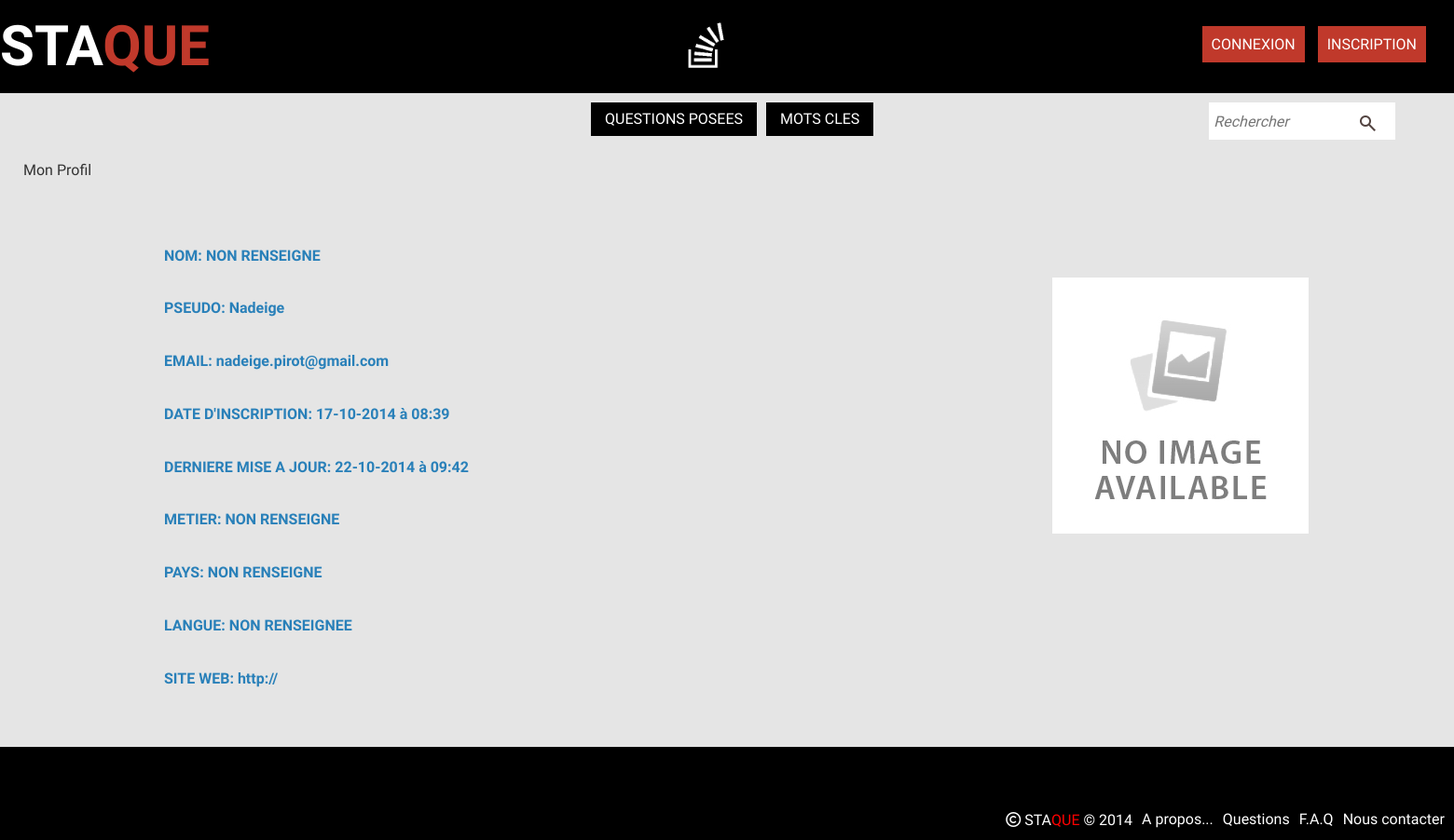
Before: /profile.php?id=18 with the older database file.
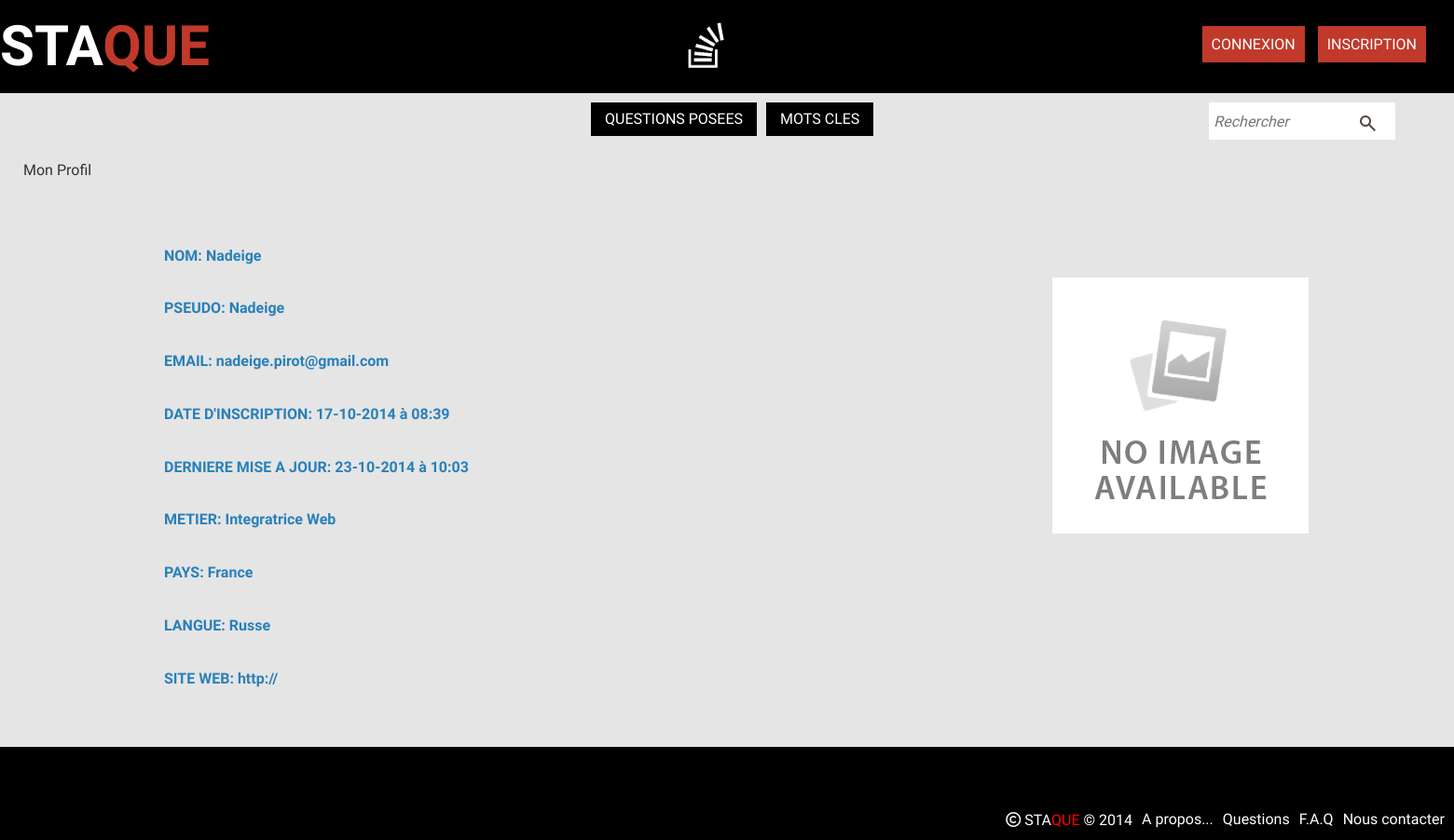
After: the same page with the newer database file.
### tables this page shows
CREATE TABLE IF NOT EXISTS `users` (
  `id` int(11) NOT NULL AUTO_INCREMENT,
  `name` varchar(255) NOT NULL,
  `avatar` varchar(255) DEFAULT NULL,
  `email` varchar(50) NOT NULL,
  `username` varchar(50) NOT NULL,
  `password` varchar(255) NOT NULL,
  `salt` varchar(50) NOT NULL,
  `token` varchar(50) NOT NULL,
  `dateRegistered` datetime NOT NULL,
  `dateModified` datetime NOT NULL,
  `job` varchar(255) NOT NULL,
  `country` varchar(255) NOT NULL,
  `language` varchar(255) NOT NULL,
  `externallink` varchar(255) DEFAULT NULL,
  `score` int(11) NOT NULL,
  PRIMARY KEY (`id`)
);

### inc/functions.php (called while the page is built, shortened)
<?php
	function userIsLogged(){
		return false;
	}
?>

### profile.php (the view, shortened to what this page needs)
<?php
$id=$_GET['id'];
include("db.php");
include("inc/functions.php");
include("inc/top.php");
$sql="SELECT *
	  FROM users
	  WHERE id= :id";
$stmt=$dbh->prepare($sql);
	$stmt ->bindValue(":id", $id);
	$stmt->execute();
	$users=$stmt->fetch();
?>
 <main class="mainContent">
		<div class="profilemenu">
 		<h1> Mon Profil </h1>
		<div class="info">
			<label for="nom"> NOM:
			<?php if($users['name']==""){
				echo $users['name']=" NON RENSEIGNE";
			}
			else echo $users['name'];
			?>
			</label></br>
 			<label for="pseudo"> PSEUDO:
 			<?php if($users['username']==""){
				echo $users['username']=" NON RENSEIGNE";
			}
			else echo $users['username'];
			?>
 			 </label></br>
 			<label for="email"> EMAIL:
 			<?php if($users['email']==""){
				echo $users['email']=" NON RENSEIGNE";
			}
			else echo $users['email'];
			?>
			</label></br>
			<label for="date">DATE D'INSCRIPTION:
			<?php echo date("d-m-Y à H:i",strtotime($users['dateRegistered']));?>
			</label></br>
			<label for="dateModified"> DERNIERE MISE A JOUR:
              <?php echo date("d-m-Y à H:i",strtotime($users['dateModified']));?>
			</label></br>
			<label for="country"> METIER:
              <?php if($users['job']==""){
				echo $users['job']=" NON RENSEIGNE";
			}
			else echo $users['job'];
			?>
			</label></br>
			<label for="Job"> PAYS:
              <?php if($users['country']==""){
				echo $users['country']=" NON RENSEIGNE";
			}
			else echo $users['country'];
			?>
			</label></br>
			<label for="language"> LANGUE:
              <?php if($users['language']==""){
				echo $users['language']="NON RENSEIGNEE ";
			}
			else echo $users['language'];
			?>
			</label></br>
			<label for="external link"> SITE WEB:
              <?php if($users['externallink']==""){
				echo "http://".$users['externallink']="";
			}
			else echo $users['externallink'];
			?>
			<div id="profile-image">
				<?php if(empty ($users['avatar'])){ ?>
					<img src="uploads/avatar/1.jpg"/><?php
				}
				else{
				 ?>
					<img src="uploads/avatar/<?php echo $users['avatar'];?>" height="250" width="200"/>
		<?php } ?>
 			 </div></br>
			</div>
 </main>
 <?php include("inc/bottom.php");

### inc/top.php (shortened to what this page needs)
<!DOCTYPE html>
<html lang="fr">
<head>
	<link rel="stylesheet" href="https://maxcdn.bootstrapcdn.com/bootstrap/3.2.0/css/bootstrap.min.css">
	<link href="//netdna.bootstrapcdn.com/twitter-bootstrap/2.3.2/css/bootstrap-combined.no-icons.min.css" rel="stylesheet">
	<link href="//netdna.bootstrapcdn.com/font-awesome/3.2.1/css/font-awesome.css" rel="stylesheet">
	<link href="//maxcdn.bootstrapcdn.com/font-awesome/4.2.0/css/font-awesome.min.css" rel="stylesheet">
	<link href="css/style2.css" type="text/css" rel="stylesheet" />
</head>
<body>
	<div id="wrapper">
		<nav id="head">
			<div id="connexion">
				<?php
					if (userIsLogged()){ ?>
					<div id="connect"> <?php echo "Bonjour ".'<span class="espace"></span>'.'<i class="fa fa-user"></i>'.'<span class="espace"></span>' .'<a class="log" href="profile.php?id='.$_SESSION['user']['id'].'">'.$_SESSION['user']['username'] . " !".'</a>'; ?>
					<i class="icon-signout"></i><a class="log" href="logout.php">DECONNEXION</a>
			</div>
				<?php 	}
				else {
				?>
					<a class="login" href="login.php">CONNEXION</a>
					<a class="signup" href="register.php">INSCRIPTION</a>
				<?php } ?>
			</div>
			<a href="index.php">
				<img id="logostaque"src="img/stackthree.png" height="100" width="100" id="logostack"/>
			</a>
			<h1><a href="index.php"> <span style="color">STA</span>QUE </a></h1>
		</nav>
		<div class="secondcontent">
					<a href="questions.php"><i class="icon-comment"></i>QUESTIONS POSEES</a>
					<a href="questions.php"><i class="icon-tags"></i>MOTS CLES</a>
				<form id="searchbar" method="GET" action="index.php">
					<input type="text" placeholder="Rechercher" name="recherche">
					<input type="submit" value="">
				</form>
		</div>

### inc/bottom.php (shortened to what this page needs)
<footer id="footer">
    <div class="links">
        <a href="#">Nous contacter</a>
        <a href="#"> F.A.Q </a>
        <a href="#"> Questions </a>
        <a href="#"> A propos... </a>
    </div>
    <h3>
    <a href="index.php"><i class="fa fa-copyright"></i> STA<span style="color:red">QUE</span> &copy; <?php echo date("Y"); ?> </a>
    </h3>
	<div class="socialicon">
    <a href="#"><i class="icon-twitter"></i></a>
    <a href="#"><i class="icon-facebook-sign"></i>
    <a href="#"> <i class="icon-google-plus"></i>
    </div>
	</div>
</body>
</html>

### css/style2.css (style rules this page uses)
html, body, div, span, applet, object, iframe, h1, h2, h3, h4, h5, h6, p, blockquote, pre, a, abbr, acronym, address, big, cite, code, del, dfn, em, img, ins, kbd, q, s, samp, small, strike, strong, sub, sup, tt, var, b, u, i, center, dl, dt, dd, ol, ul, li, fieldset, form, label, legend, table, caption, tbody, tfoot, thead, tr, th, td, article, aside, canvas, details, embed, figure, figcaption, footer, header, hgroup, menu, nav, output, ruby, section, summary, time, mark, audio, video { margin: 0; padding: 0; border: 0; font-size: 100%; font: inherit; vertical-align: baseline; }
article, aside, details, figcaption, figure, footer, header, hgroup, menu, nav, section { display: block; }
body { line-height: 1; }
body { font-family: 'Play', sans-serif; background-color:rgba(0,0,0,0.1); }
#head { background-color:#000; color:#fff; width: 100%; height: 100px; text-align: center; padding: 70px auto; margin: auto; }
#head a { color:#c0392b; }
#head h1 { display:inline-block; margin-top: 20px; font-weight: bold; float: left; font-size: 40px; }
h1 a { font-family: 'Play', sans-serif; font-size: 1.5em; text-decoration: none; color: #c0392b; float:left; }
span { color: #fff; font-size: 1em; }
#connexion { float:right; padding-top:40px; padding-right:20px; }
#connexion a { background-color: #c0392b; color: #fff; padding: 10px; text-decoration: none; margin-right: 10px; }
#footer { background-color: black; color:#fff; width: 100%; height:100px; }
#footer a { color:white; text-decoration: none; display:block; float:right; padding-right:10px; padding-top:70px; }
.socialicon { float:left; padding-top: 0px; padding-left: 600px; }
.secondcontent { height:50px; width:100%; margin:auto; text-align: center; padding: 10px; margin-left: 40%; }
.secondcontent a { float:left; background-color: #000; color: #fff; padding: 10px; text-decoration: none; margin-right: 10px; }
#searchbar input[type=text] { margin-left: 350px; float:left; border: 0; height: 40px; width: 200px; padding: 5px; outline: 0; text-align: left; transition: width .3s; }
#searchbar input[type=submit] { background: url(../img/loupe.png) no-repeat center; border: 0; float: left; width: 40px; height: 40px; position: relative; left: -50px; top: 2px; }
.profilemenu { padding: 25px; }
.info { padding-top: 5%; padding-left: 10%; }
.info label { padding-bottom:3%; font-weight: 700; color:#2980b9; }
#profile-image { position:absolute; right: 10%; top: 33%; }

Changed rows visible on the page:
changed users "Nadeige": name (not shown) → "Nadeige"; dateModified "22-10-2014 à 09:42" → "23-10-2014 à 10:03"; job (not shown) → "Integratrice Web"; country (not shown) → "France"; language (not shown) → "Russe"
Other visible differences:
$users['name']=" NON RENSEIGNE": "NON RENSEIGNE" → (not shown)
$users['job']=" NON RENSEIGNE": "NON RENSEIGNE" → (not shown)
$users['country']=" NON RENSEIGNE": "NON RENSEIGNE" → (not shown)
$users['language']="NON RENSEIGNEE ": "NON RENSEIGNEE" → (not shown)
